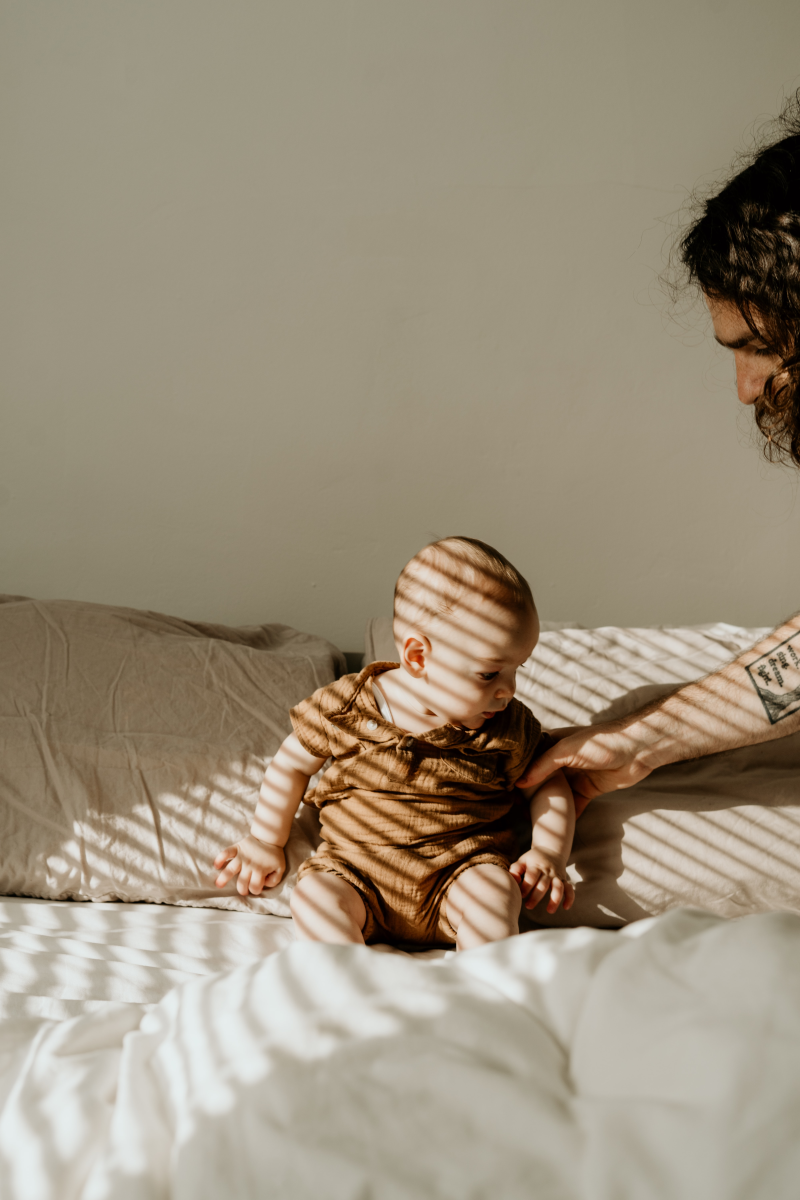
#> input picture Photos/toa-heftiba-G8Fe7Q-9g_8-unsplash.jpg, 4000 x 6000 px, found by its file name (shown at 1/5 size)
$ python translator.py
#> lines starting #> are read from the running program, lines starting #| are printed output that depends on the picture
import cv2 as cv
from cv2 import blur
import numpy as np
img=cv.imread('Photos/toa-heftiba-G8Fe7Q-9g_8-unsplash.jpg')
#> img is the input picture: shape (6000, 4000, 3); mean B, G, R 124.9, 144.7, 156.4
def rescaleFrame(frame,scale=0.75):
#> called with scale = 0.1
    width=int(frame.shape[1]*scale)
#> width = 400
    height=int(frame.shape[0]*scale)
#> height = 600
    dimensions=(width,height)
#> dimensions = (400, 600)
    return cv.resize(frame,dimensions,interpolation=cv.INTER_AREA)
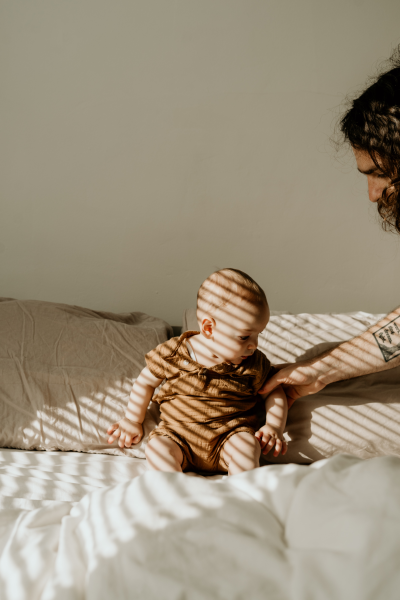
#> returned value: shape (600, 400, 3); mean of channels 0, 1, 2 124.9, 144.7, 156.4; drawn as B, G, R
def translate(img,x,y):
#> called with x = 100, y = 100
    transMat =np.float32([[1,0,x],[0,1,y]])
    dimesions=(img.shape[1],img.shape[0])
#> dimesions = (400, 600)
    return cv.warpAffine(img,transMat,dimesions)
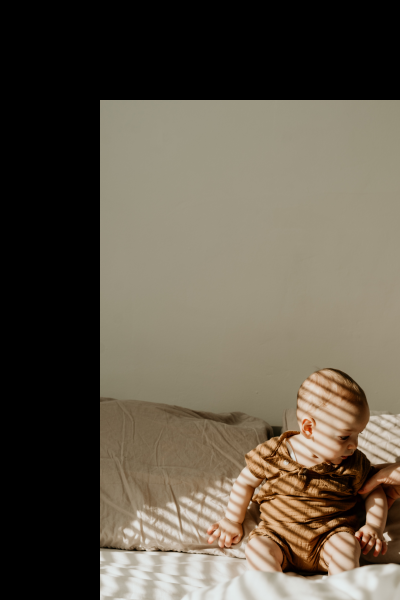
#> returned value: shape (600, 400, 3); mean of channels 0, 1, 2 73.4, 87, 95.4; drawn as B, G, R

img_rescaled=rescaleFrame(img,0.1)
translated=translate(img_rescaled,100,100)
cv.imshow('Translated',translated)


def rotate(img,angle,rotPoint=None):
#> called with angle = 45
    (height,width)=img.shape[:2]
#> height = 600; width = 400

    if rotPoint is None:
        rotPoint=(width//2,height//2)
#> rotPoint = (200, 300)
    rotMat=cv.getRotationMatrix2D(rotPoint,angle,1.0)
    dimensions=(width,height)
#> dimensions = (400, 600)

    return cv.warpAffine(img,rotMat,dimensions)
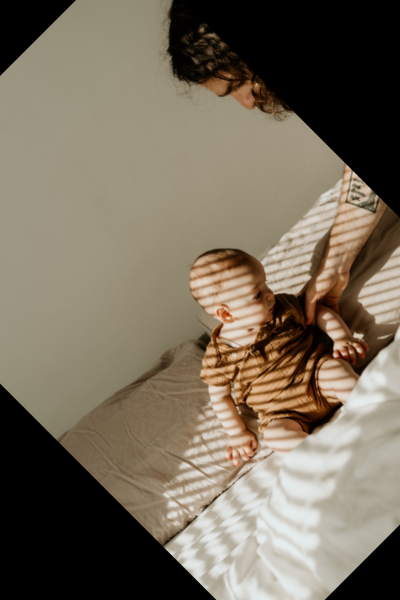
#> returned value: shape (600, 400, 3); mean of channels 0, 1, 2 92.9, 109, 119.5; drawn as B, G, R
rotated=rotate(img_rescaled,45)
cv.imshow('rotated',rotated)
cv.waitKey(0)

$ run again, with Photos/1-s2.0-S0167739X10002281-gr20.jpg copied over Photos/toa-heftiba-G8Fe7Q-9g_8-unsplash.jpg
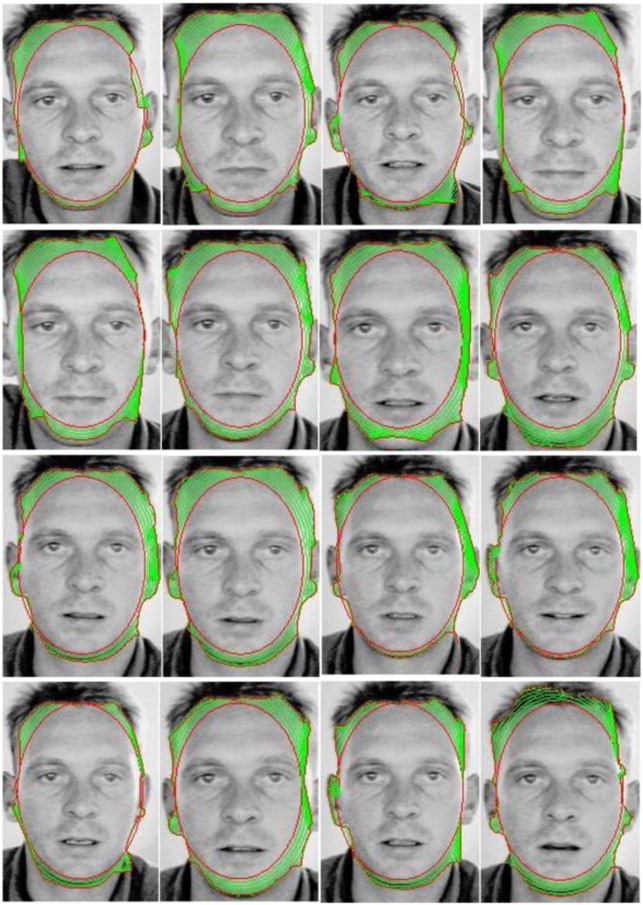
#> input picture Photos/1-s2.0-S0167739X10002281-gr20.jpg, 643 x 905 px, found by its file name
#> img is the input picture: shape (905, 643, 3); mean B, G, R 148.8, 160.3, 156
#> in rescaleFrame, `return cv.resize(frame,dimensions,interpolation=cv.INTER_AREA)`:
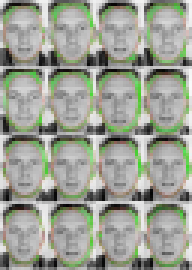
#> returned value: shape (90, 64, 3) (shown 3 times larger); mean of channels 0, 1, 2 148.8, 160.3, 156; drawn as B, G, R
#> in rotate, `return cv.warpAffine(img,rotMat,dimensions)`:
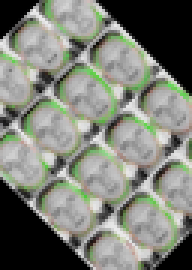
#> returned value: shape (90, 64, 3) (shown 3 times larger); mean of channels 0, 1, 2 118.4, 127.5, 124.1; drawn as B, G, R

$ run again, with Photos/Pic1.jpg copied over Photos/toa-heftiba-G8Fe7Q-9g_8-unsplash.jpg
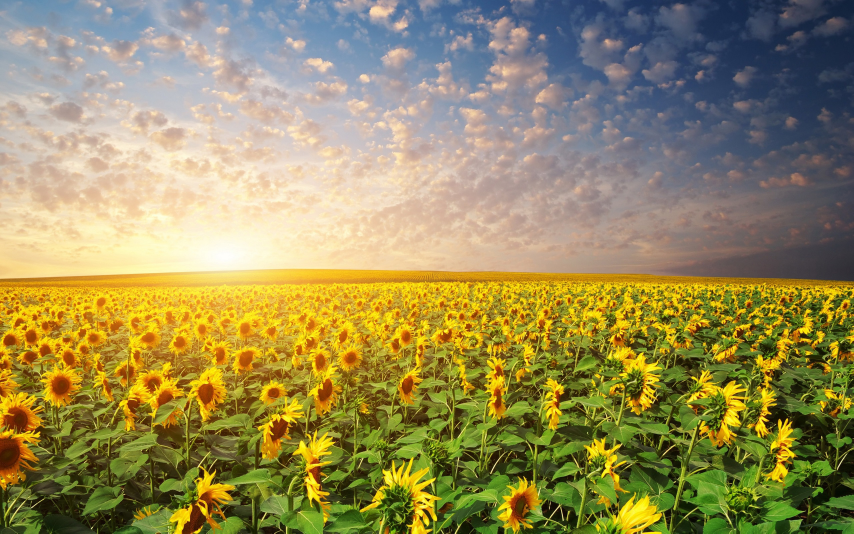
#> input picture Photos/Pic1.jpg, 2560 x 1600 px, found by its file name (shown at 1/3 size)
#> img is the input picture: shape (1600, 2560, 3); mean B, G, R 90.7, 140.5, 151.1
#> in translate, `return cv.warpAffine(img,transMat,dimesions)`:
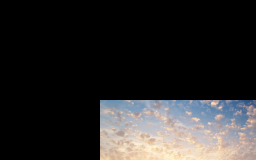
#> returned value: shape (160, 256, 3); mean of channels 0, 1, 2 40.8, 41.1, 42.4; drawn as B, G, R
#> in rotate, `return cv.warpAffine(img,rotMat,dimensions)`:
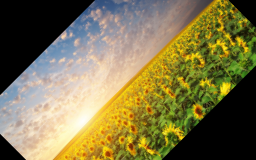
#> returned value: shape (160, 256, 3); mean of channels 0, 1, 2 75.6, 117.8, 127.1; drawn as B, G, R
